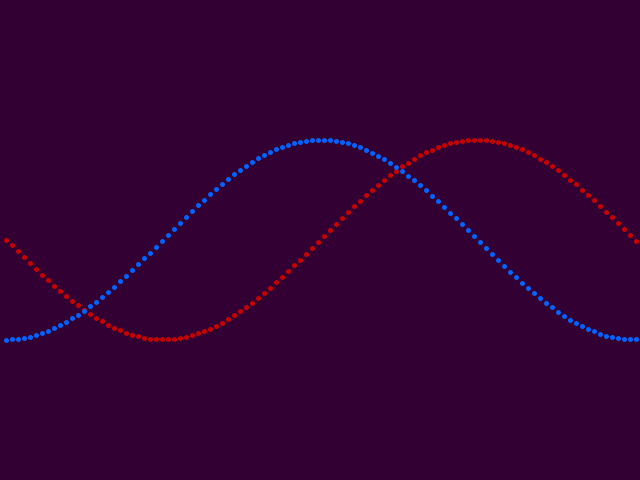
Frame 1 (no input)
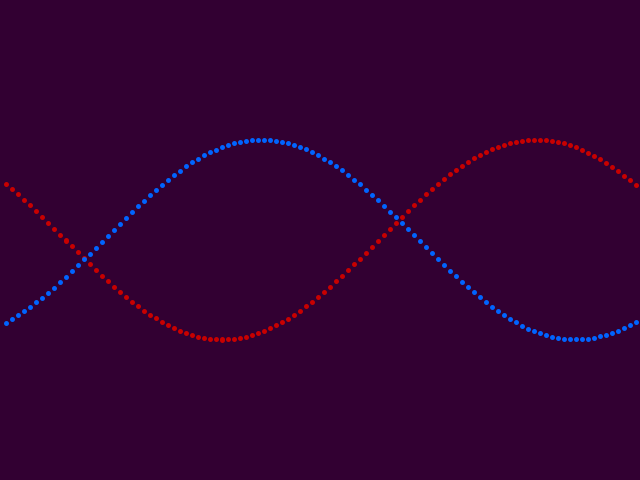
Frame 60 (the mouse pressed at the canvas centre just before this capture)
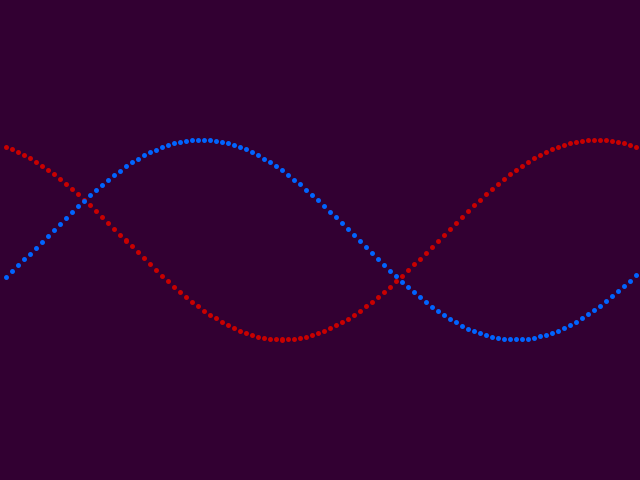
Frame 120 (the mouse held since frame 60 and released just before this capture)

The Processing sketch that drew these frames (run headless with seeded random() and noise(); from frame 60 on, the mouse is pressed at the canvas centre):

// Processing sketch: sinCurves
// ── sinCurves.pde
int frame = 0;

void setup() {
	size(640, 480);
	strokeWeight(5);
}

void draw() {
	background(50, 0, 50);
	float distance = width/100.0;

	//Draw animated point
	for (int i = 0; i < width; i += distance) {
		stroke(200, 0, 0);
		point(distance + i, 240 + sin((-frame + i) * 0.01) * 100);
		stroke(0, 100, 255);
		point(distance + i, 240 + cos((frame + i) * 0.01) * 100);


	}
	
	frame++;
}
